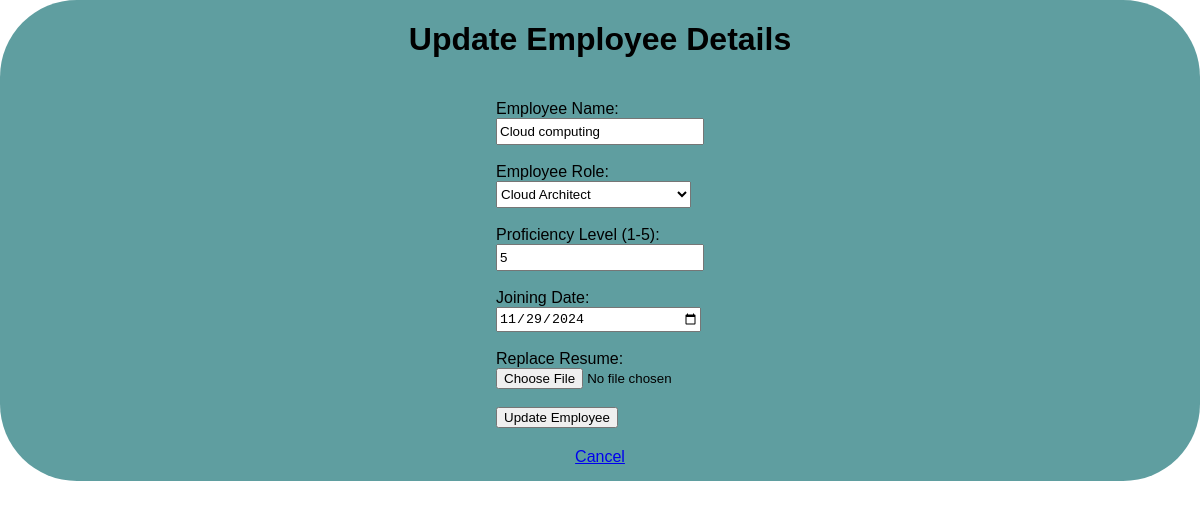
The page /update_form/6 on the database its author committed.
### models.py (models this page shows, shortened)
class Project(db.Model):
    id = db.Column(db.Integer, primary_key=True)
    task = db.Column(db.String(100), nullable=False)
    category = db.Column(db.String(50), nullable=False)
    priority = db.Column(db.Integer, nullable=False)
    due_date = db.Column(db.Date, nullable=False)
    file_name = db.Column(db.String(200), nullable=False)
    date_created = db.Column(db.DateTime, default=datetime.utcnow)

### app.py (the view, shortened to what this page needs)
@app.route('/update_form/<int:id>', methods=['GET', 'POST'])
def Formupdate(id):
    project = Project.query.get_or_404(id)
    return render_template('/final_project/Form_update.html', project=project)

### templates/final_project/Form_update.html (shortened to what this page needs)
{% extends 'base.html' %}
{% block body %}
<div class="form-container">
    <h1 style="text-align: center">Update Employee Details</h1>
    <div class="form">
        <form action="/update_form/{{project.id}}" method="POST" enctype="multipart/form-data">
        <label for="pTask">Employee Name:</label><br/>
        <input type="text" name="pTask" id="pTask" value="{{ project.task }}" required><br/><br/>
        <label for="task-type">Employee Role:</label><br/>
        <select id="task-type" name="task_type" required>
            <option value="Cloud Architect" {% if project.category == 'Cloud Architect' %}selected{% endif %}>Cloud Architect</option>
        </select>
        <br/><br/>
        <label for="pr">Proficiency Level (1-5):</label><br/>
        <input type="number" name="pr" id="pr" min="1" max="5" value="{{ project.priority }}" required><br/><br/>
        <label for="due-date">Joining Date:</label><br/>
        <input type="date" id="due-date" name="due_date" value="{{ project.due_date }}" required><br/><br/>
        <label for="file-upload">Replace Resume:</label><br/>
        <input type="file" id="file-upload" name="file_upload"><br/><br/>
        <button type="submit">Update Employee</button>
        </form>
    </div>
    <div style="text-align: left; margin-top:20px;">
        <a href="/final_project">Cancel</a>
  </div>
</div>
{% endblock %}

### static/css/main.css (style rules this page uses)
body, html { margin: 0; font-family: sans-serif; background-color: white; }
.form { margin-top: 20px; }
body .form-container { margin: 0 auto; display: flex; flex-direction: column; align-content: center; align-items: center; width: 100%; height: auto; background-color: cadetblue; border-radius: 77px; padding-bottom:15px }
input { width: 200px; height: 21px; }
select { width: 195px; height: 27px; }

### rows shown on the page
Project: pTask "Cloud computing", pr "5", due_date "11/29/2024"
